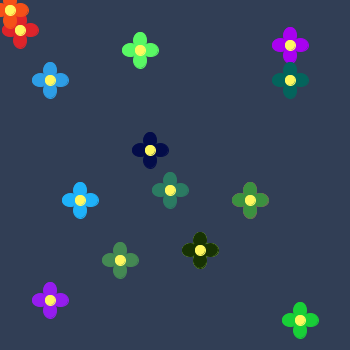
Frame 1 (no input)
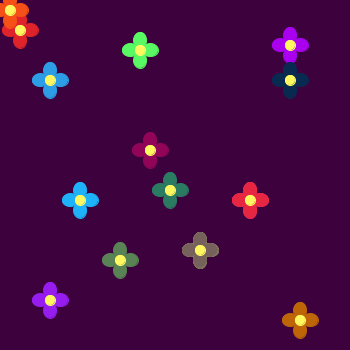
Frame 60 (the mouse pressed at the canvas centre just before this capture)
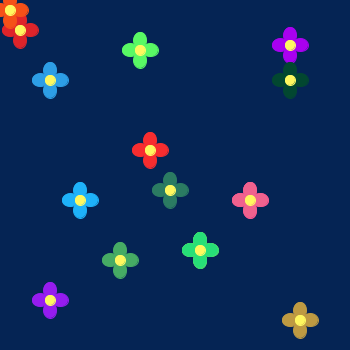
Frame 120 (the mouse held since frame 60 and released just before this capture)

The Processing sketch that drew these frames (run headless with seeded random() and noise(); from frame 60 on, the mouse is pressed at the canvas centre):

// Processing sketch: processing_41086
// ── processing_41086.pde

void setup () {

  size (350, 350);
  smooth();
  stroke(77, 250, 46);
  fill(77, 240, 46);
  rect(0, 250, 350, 200);
  frameRate(5);
}

void drawFlower (int posX, int posY, color c) { 

  stroke(c);
  fill(c);
  ellipse(posX+10, posY, 16, 13);
  ellipse(posX-10, posY, 16, 13);
  ellipse(posX, posY+10, 13, 16);
  ellipse(posX, posY-10, 13, 16);
  stroke(255, 250, 95);
  fill(255, 247, 95);
  ellipse(posX, posY, 10, 10);
}


void draw() {
  background(random(76), random(240), random(90));
  drawFlower(20, 30, color (222, 36, 42));
  drawFlower (10, 10, color (245, 80, 24));
  drawFlower (50, 80, color (45, 158, 230));
  drawFlower (140, 50, color (89, 249, 100));
  drawFlower (50, 300, color (150, 28, 240));
  drawFlower (200, 250, color(190, 250, 87));
  drawFlower (80, 200, color (30, 178, 250));
  drawFlower (250, 200, color (250., 30, 140));
  drawFlower (170, 190, color (43, 123, 98));
  drawFlower (290, 45, color (169, 0, 240));
  drawFlower (250, 200, color (random(250), random(170), random(200)));
  drawFlower (120, 260, color (random(150), random (250), random (250)));
  drawFlower (200, 250, color (random(250), random(250), random(250)));
  drawFlower(290, 80, color (random(10), random(220), random (150)));
  drawFlower (300, 320, color (random (240), random (220), random (140)));
  drawFlower (150, 150, color (random (250), random (50), random (180)));
}  
